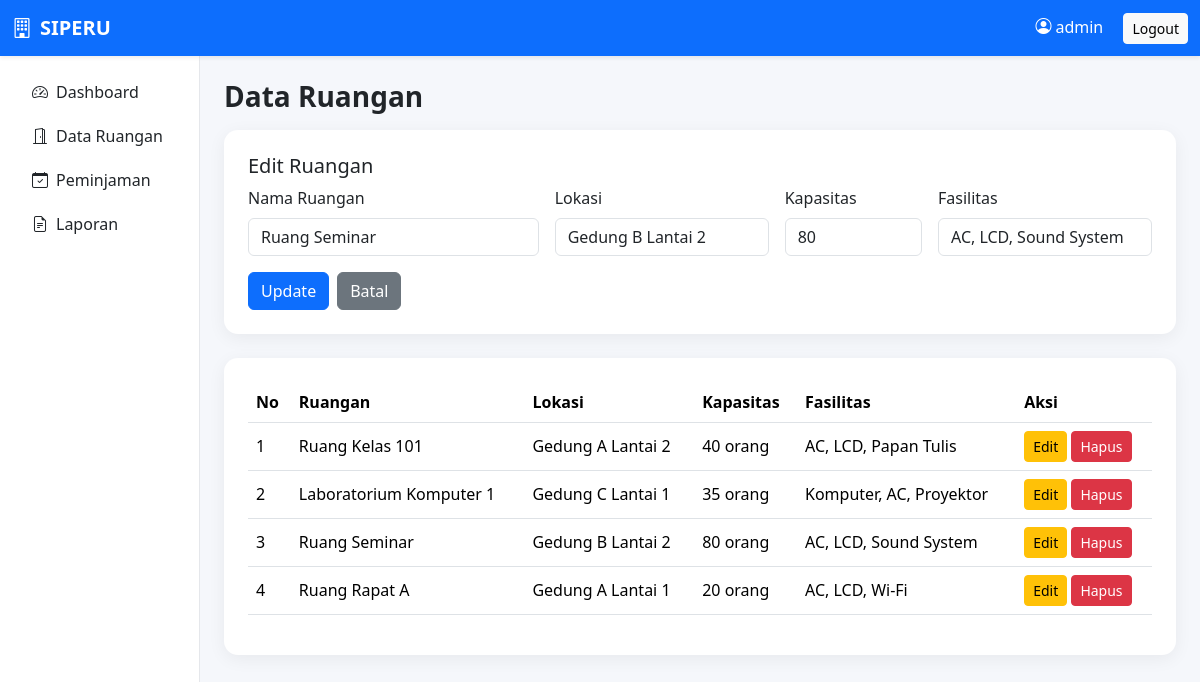
Page /database.sql/pages/ruangan.php?edit=2 (signed in) on the committed database.
### tables this page shows
CREATE TABLE IF NOT EXISTS ruangan (
    id INT AUTO_INCREMENT PRIMARY KEY,
    nama VARCHAR(100) NOT NULL,
    lokasi VARCHAR(150) NOT NULL,
    kapasitas INT NOT NULL,
    fasilitas VARCHAR(255)
);

### database.sql/pages/ruangan.php (the view, shortened to what this page needs)
<?php
require_once "../config/database.php";
$edit=null;
if(isset($_GET['edit'])){ $id=(int)$_GET['edit']; $stmt=$conn->prepare("SELECT * FROM ruangan WHERE id=?"); $stmt->bind_param("i",$id); $stmt->execute(); $edit=$stmt->get_result()->fetch_assoc(); }
$data=$conn->query("SELECT * FROM ruangan ORDER BY id DESC");
include "../includes/header.php";
?>
<h3 class="fw-bold mb-3">Data Ruangan</h3>
<div class="card card-soft p-4 mb-4">
<h5><?= $edit?'Edit Ruangan':'Tambah Ruangan' ?></h5>
<form method="POST" class="row g-3">
<div class="col-md-4"><label class="form-label">Nama Ruangan</label><input name="nama" class="form-control" required value="<?= htmlspecialchars($edit['nama']??'') ?>" placeholder="Ruang Lab 1"></div>
<div class="col-md-3"><label class="form-label">Lokasi</label><input name="lokasi" class="form-control" required value="<?= htmlspecialchars($edit['lokasi']??'') ?>" placeholder="Gedung A Lantai 2"></div>
<div class="col-md-2"><label class="form-label">Kapasitas</label><input type="number" name="kapasitas" min="1" class="form-control" required value="<?= $edit['kapasitas']??'' ?>"></div>
<div class="col-md-3"><label class="form-label">Fasilitas</label><input name="fasilitas" class="form-control" value="<?= htmlspecialchars($edit['fasilitas']??'') ?>" placeholder="LCD, AC, Wi-Fi"></div>
<div class="col-12"><button name="<?= $edit?'update':'simpan' ?>" class="btn btn-primary"><?= $edit?'Update':'Simpan' ?></button><?php if($edit): ?><a href="ruangan.php" class="btn btn-secondary ms-2">Batal</a><?php endif; ?></div>
</form></div>
<div class="card card-soft p-4"><div class="table-responsive"><table class="table table-hover align-middle">
<thead><tr><th>No</th><th>Ruangan</th><th>Lokasi</th><th>Kapasitas</th><th>Fasilitas</th><th>Aksi</th></tr></thead><tbody>
<?php $no=1; while($r=$data->fetch_assoc()): ?><tr><td><?= $no++ ?></td><td><?= htmlspecialchars($r['nama']) ?></td><td><?= htmlspecialchars($r['lokasi']) ?></td><td><?= $r['kapasitas'] ?> orang</td><td><?= htmlspecialchars($r['fasilitas']) ?></td><td><a class="btn btn-sm btn-warning" href="?edit=<?= $r['id'] ?>">Edit</a> <a class="btn btn-sm btn-danger" href="?hapus=<?= $r['id'] ?>" onclick="return confirm('Hapus ruangan ini?')">Hapus</a></td></tr><?php endwhile; ?>
</tbody></table></div></div>
<?php include "../includes/footer.php"; ?>

### database.sql/assets/css/style.css (style rules this page uses)
body { background:#f5f7fb; }
.card-soft { border:0; border-radius:14px; box-shadow:0 4px 18px rgba(0,0,0,.06); }

### rows in the picture
ruangan: nama "Ruang Seminar", lokasi "Gedung B Lantai 2", kapasitas "80", fasilitas "AC, LCD, Sound System"
ruangan: nama "Ruang Kelas 101", lokasi "Gedung A Lantai 2", kapasitas "40", fasilitas "AC, LCD, Papan Tulis"
ruangan: nama "Laboratorium Komputer 1", lokasi "Gedung C Lantai 1", kapasitas "35", fasilitas "Komputer, AC, Proyektor"
ruangan: nama "Ruang Rapat A", lokasi "Gedung A Lantai 1", kapasitas "20", fasilitas "AC, LCD, Wi-Fi"

### other values in the picture
$_SESSION['admin'] "admin"
